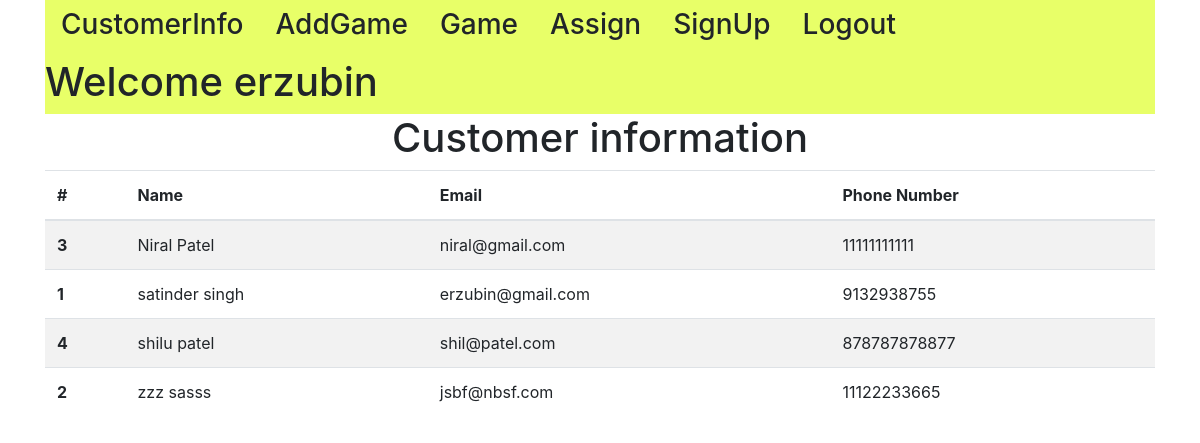
The app's page /inventory/customerinfo/ (signed in) with its own data.
### inventory/models.py (models this page shows, shortened)
class Customer(models.Model):
        name = models.CharField(max_length = 264)
        email = models.EmailField(max_length = 264 , unique = True )
        phone_num = models.IntegerField( unique = True )

### inventory/views.py (the view)
# urls.py: path('customerinfo/' , views.customerinfo , name = "customerinfo"),
def customerinfo(request):
    customer_list = Customer.objects.order_by('name')
    customer_dict = {'customer_info' : customer_list}
    return render(request , "customerinfo.html" , context = customer_dict)

### templates/customerinfo.html
<!DOCTYPE html>
{% extends 'home.html' %}
{% block bodyblock %}
<div class="page-header text-center">
  <h1>Customer information</h1>
</div>
<table class="table table-striped table-hover">
  <thead>
    <th scope="col">#</th>
    <th scope="col">Name</th>
    <th scope="col">Email</th>
    <th scope="col">Phone Number</th>
  </thead>
  {% for customer in customer_info %}
  <tr>
    <th scope="col">{{customer.id}}</th>
    <td>{{customer.name}}</td>
    <td>{{customer.email}}</td>
    <td>{{customer.phone_num}}</td>
  </tr>
  {% endfor %}
</table>
{% endblock %}

### templates/home.html (shortened to what this page needs)
<!doctype html>
<html lang="en">
  <head>
    <link rel="stylesheet" href="https://maxcdn.bootstrapcdn.com/bootstrap/4.0.0/css/bootstrap.min.css">
  </head>
  <body>
    <div class="container">
        <ul class="nav" style="background-color: #e8ff68">
          {% if user.is_authenticated %}
          <li class="nav-item">
            <a class="nav-link h3" href="{% url 'inventory:customerinfo' %}"> CustomerInfo </a>
          </li>
          <li class="nav-item">
            <a class="nav-link h3" href="{% url 'inventory:addgame' %}">AddGame</a>
          </li>
          <li class="nav-item">
            <a class="nav-link h3" href="{% url 'inventory:game' %}">Game</a>
          </li>
          <li class="nav-item">
            <a class="nav-link h3" href="{% url 'inventory:assign' %}"> Assign </a>
          </li>
          <li class="nav-item">
            <a class="nav-link h3" href="{% url 'inventory:signup' %}"> SignUp </a>
          </li>
          <li class="nav-item">
            <a class="nav-link h3" href="{% url 'user_logout' %}">Logout</a>
          </li>
          <li class="nav-item">
            <h1>  Welcome {{user.username}}</h1>
          </li>
          {% endif %}
        </ul>
        {% block bodyblock %}
        {% endblock %}
    </div>
  </body>
</html>

### records on screen
Customer: id "3", name "Niral Patel", email "niral@gmail.com", phone_num "11111111111"
Customer: id "1", name "satinder singh", email "erzubin@gmail.com", phone_num "9132938755"
Customer: id "4", name "shilu patel", email "shil@patel.com", phone_num "878787878877"
Customer: id "2", name "zzz sasss", email "jsbf@nbsf.com", phone_num "11122233665"

### other values on screen
{{ user.username }} "erzubin"
